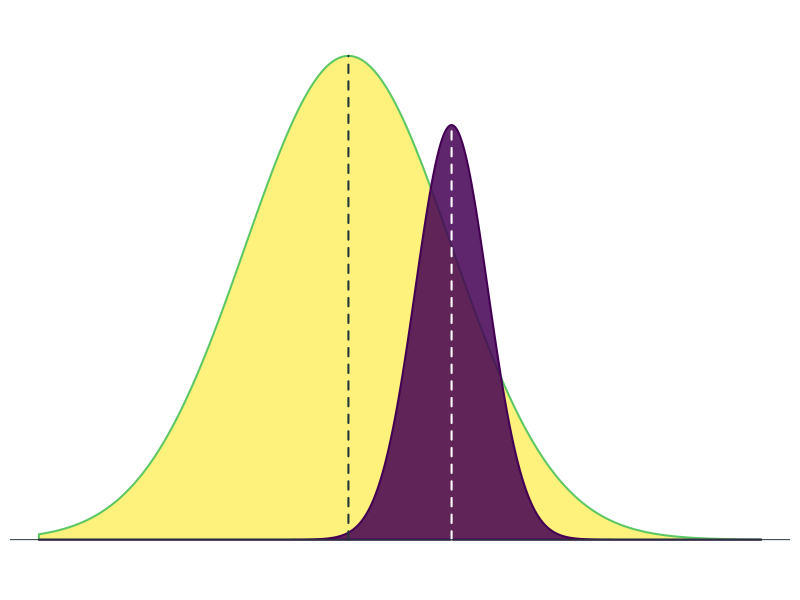
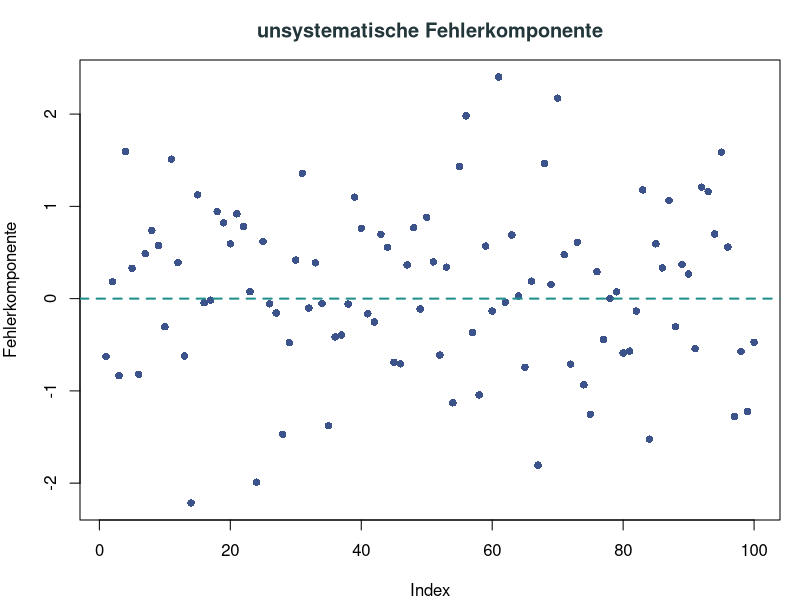
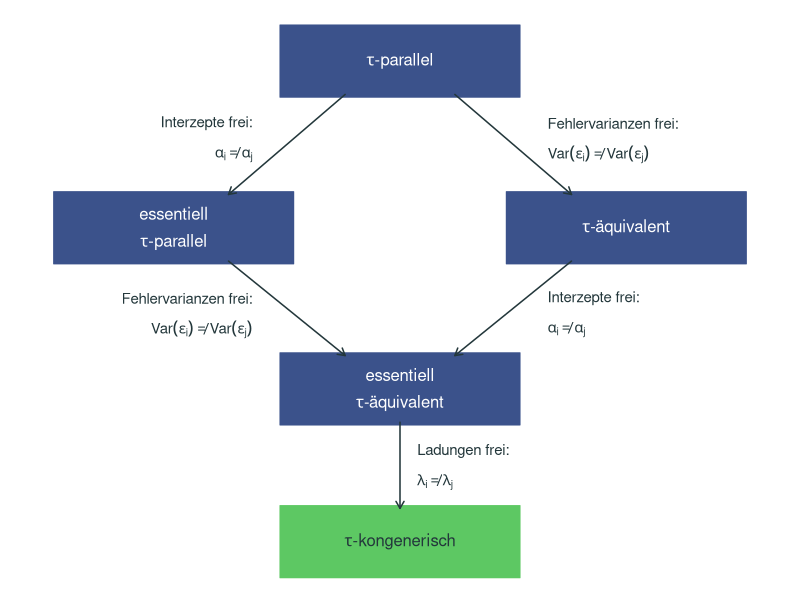

The R script that drew these images, in order:
## ---- chunk 1
#| label: setup
#| include: false
colors <- viridisLite::viridis(5)
dark <- "#23373b"
## ---- chunk 2
#| label: fig-distributions
#| echo: false
#| fig-width: 5
#| fig-height: 3.6
#| out-width: "100%"
#| fig-cap: "Intra- (dunkel) und interindividuelle (hell) Werteverteilungen"
#| fig-alt: "Zwei Normalverteilungen: eine breite, helle interindividuelle Verteilung und eine schmale, dunkle intraindividuelle Verteilung einer Person, die neben dem Mittelwert der breiten Verteilung liegt. Senkrechte Linien markieren beide Mittelwerte."
par(mar = c(2, 0.5, 0.5, 0.5))
x <- seq(-6, 8, length.out = 400)
inter <- dnorm(x, 0, 2)
intra <- 0.3 * dnorm(x, 2, 0.7)
plot(x, inter, type = "n", axes = FALSE, xlab = "", ylab = "", ylim = c(0, 0.21))
polygon(c(x, rev(x)), c(inter, rep(0, length(x))),
        col = adjustcolor(colors[5], 0.6), border = colors[4], lwd = 2)
polygon(c(x, rev(x)), c(intra, rep(0, length(x))),
        col = adjustcolor(colors[1], 0.85), border = colors[1], lwd = 2)
segments(0, 0, 0, dnorm(0, 0, 2), lty = 2, lwd = 2, col = dark)
segments(2, 0, 2, 0.3 * dnorm(2, 2, 0.7), lty = 2, lwd = 2, col = "white")
abline(h = 0, col = dark)
## ---- chunk 3
#| label: fig-error
#| echo: false
#| fig-width: 5
#| fig-height: 4
#| out-width: "90%"
#| fig-cap: "Zufällige Fehlerwerte streuen ohne Muster um 0"
#| fig-alt: "Streudiagramm von 100 zufälligen Fehlerwerten, die ohne erkennbares Muster um die gestrichelte Linie bei 0 streuen."
set.seed(1)
par(mar = c(4, 4, 3, 1))
e <- rnorm(100)
plot(e, pch = 16, col = colors[2], xlab = "Index", ylab = "Fehlerkomponente",
     main = "unsystematische Fehlerkomponente", col.main = dark)
abline(h = 0, lty = 2, lwd = 2, col = colors[3])
## ---- chunk 4
#| label: model-hierarchy
#| echo: false
#| fig-width: 4.6
#| fig-height: 4.2
#| out-width: "100%"
#| fig-alt: "Hierarchie der fünf Messmodelle. Oben steht das tau-parallele Modell. Werden die Interzepte freigegeben, folgt links das essentiell tau-parallele Modell; werden die Fehlervarianzen freigegeben, folgt rechts das tau-äquivalente Modell. Beide führen mit der jeweils anderen Freigabe zum essentiell tau-äquivalenten Modell. Werden zusätzlich die Ladungen freigegeben, folgt unten das tau-kongenerische Modell."
par(mar = c(0, 0, 0, 0))
plot.new()
plot.window(xlim = c(-0.4, 10.4), ylim = c(0, 10))

# boxes: center x, center y, label lines
box_w <- 1.75
box_h <- 0.65
draw_box <- function(x, y, label, fill, text_col) {
  rect(x - box_w, y - box_h, x + box_w, y + box_h, col = fill, border = fill)
  offsets <- if (length(label) == 1) 0 else c(0.26, -0.26)
  for (k in seq_along(label)) {
    text(x, y + offsets[k], label[k], col = text_col, cex = 1)
  }
}
draw_box(5, 9.3, expression(tau * "-parallel"), colors[2], "white")
draw_box(1.7, 6.3, expression("essentiell", tau * "-parallel"), colors[2], "white")
draw_box(8.3, 6.3, expression(tau * "-äquivalent"), colors[2], "white")
draw_box(5, 3.4, expression("essentiell", tau * "-äquivalent"), colors[2], "white")
draw_box(5, 0.65, expression(tau * "-kongenerisch"), colors[4], dark)

# arrows with the freed parameters
draw_label <- function(x, y, label, adj) {
  text(x, y + 0.28, label[1], adj = adj, cex = 0.9, col = dark)
  text(x, y - 0.28, label[2], adj = adj, cex = 0.9, col = dark)
}
arrows(4.2, 8.7, 2.5, 6.9, length = 0.08, lwd = 1.5, col = dark)
arrows(5.8, 8.7, 7.5, 6.9, length = 0.08, lwd = 1.5, col = dark)
arrows(2.5, 5.7, 4.2, 4.0, length = 0.08, lwd = 1.5, col = dark)
arrows(7.5, 5.7, 5.8, 4.0, length = 0.08, lwd = 1.5, col = dark)
arrows(5, 2.8, 5, 1.25, length = 0.08, lwd = 1.5, col = dark)
interc <- expression("Interzepte frei:", alpha[i] != alpha[j])
errvar <- expression("Fehlervarianzen frei:", Var(epsilon[i]) != Var(epsilon[j]))
draw_label(2.85, 7.9, interc, adj = 1)
draw_label(7.15, 7.9, errvar, adj = 0)
draw_label(2.85, 4.75, errvar, adj = 1)
draw_label(7.15, 4.75, interc, adj = 0)
draw_label(5.25, 2.0, expression("Ladungen frei:", lambda[i] != lambda[j]), adj = 0)
